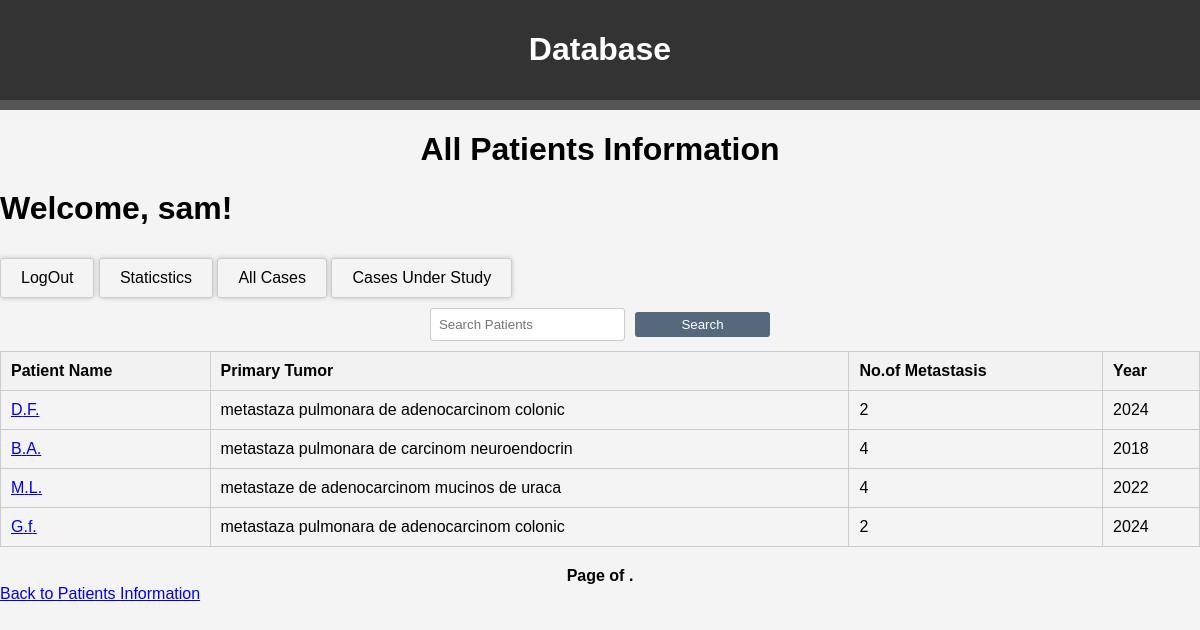
Screenshot of /patients/?study=1 (signed in) with the database file from the repository.
### details/models.py (models this page shows, shortened)
class Patient(models.Model):
    SEX_CHOICES = [('M', 'Male'),('F', 'Female'),('O', 'Other'),]
    LUNG_CHOICES = [('L', 'Left Lung'), ('R', 'Right Lung') , ('B', 'Both Lungs')]
    first_name = models.CharField(max_length=100)
    last_name = models.CharField(max_length=100)
    primary_tumor = models.CharField(max_length=100)
    lung_option = models.CharField(max_length=1, choices=LUNG_CHOICES, blank=True, null=True)
    num_metastasis_left = models.PositiveIntegerField(blank=True, null=True)
    num_metastasis_right = models.PositiveIntegerField(blank=True, null=True)
    date_of_first_presentation = models.DateField(blank=True, null=True)
    ct_images_before = models.ManyToManyField('PatientImage', related_name='before_images', blank=True)
    ct_images_after = models.ManyToManyField('PatientImage', related_name='after_images', blank=True)
    mark_for_study = models.BooleanField(default=False)  # Add this field
    controls = models.ManyToManyField('Control', related_name='patient_controls', blank=True)
    sex = models.CharField(max_length=1, choices=SEX_CHOICES, blank=True, null=True)
    date_of_birth = models.DateField(blank=True, null=True)

### details/views.py (the view)
# urls.py: path('patients/', views.patients_info, name='patients_info'),
@login_required
def patients_info(request):
    search_query = request.GET.get('search', '')
    study = request.GET.get('study', '')
    patients = Patient.objects.all()
    if study == '1':
        patients = patients.filter(mark_for_study=True)
        show_back_to_info = True
    else:
        show_back_to_info = False
    if search_query:
        patients = patients.filter(
            Q(first_name__icontains=search_query) |
            Q(last_name__icontains=search_query) |
            Q(primary_tumor__icontains=search_query)
        )
    items_per_page = 10  # Adjust as needed
    paginator = Paginator(patients, items_per_page)
    page_number = request.GET.get('page')
    page = paginator.get_page(page_number)
    return render(request, 'patients_info.html', {
        'page': page,
        'user': request.user,
        'search_query': search_query,
        'study_filter': study,  # Pass the study filter to the template
        'chart_image_path': 'pie_chart.png',
        'patients': patients,  # Pass the patients queryset to the template
        'show_back_to_info': show_back_to_info,
    })

### templates/patients_info.html (shortened to what this page needs)
{% extends 'base.html' %}
{% block content %}
{% load static %}
<link rel="stylesheet" type="text/css" href="{% static 'styles.css' %}">
<h1 align="center">All Patients Information</h1>
{% if user.is_authenticated %}
    <h1>Welcome, {{ user.username }}!</h1>
    <div class="navbar">
        <a href="{% url 'logout' %}" class="logout-link">LogOut</a>
        <a href="{% url 'generate_pie_chart' %}" class="logout-link">Staticstics</a>
        <a href="{% url 'patients_info' %}" class="logout-link">All Cases</a>
        <a href="{% url 'patients_info' %}?study=1" class="logout-link">Cases Under Study</a>
    </div>
{% endif %}
<div class="search-form">
    <form method="GET" style="display: flex; align-items: center;">
        <input type="text" class="search-input" id="search" name="search" value="{{ search_query }}" placeholder="Search Patients" style="width: 250px; margin-right: 10px;">
        <button type="submit" class="search-button" style="background-color: #55687c; color: white; border: none; padding: 5px 10px; border-radius: 3px; cursor: pointer;">Search</button>
    </form>
</div>
<div class="patient-list">
    {% if patients %}
        <table class="patient-table">
            <thead>
                <tr>
                    <th>Patient Name</th>
                    <th>Primary Tumor</th>
                    <th>No.of Metastasis</th>
                    <th>Year</th>
                </tr>
            </thead>
            <tbody>
                {% for patient in patients %}
                <tr>
                    <td><a href="{% url 'patient_detail' patient.id %}">{{ patient.first_name|first }}.{{ patient.last_name|first }}.</a></td>
                    <td>{{ patient.primary_tumor }}</td>
                    <td>{{ patient.num_metastasis_left|default:0|add:patient.num_metastasis_right|default:0 }}</td>
                    <td>{{ patient.date_of_first_presentation|date:"Y" }}</td>
                </tr>
                {% endfor %}
            </tbody>
        </table>
        <div class="pagination" style="text-align: center; margin-top: 20px;">
            <span class="step-links">
                <span class="current-page">
                    Page {{ patients.number }} of {{ patients.paginator.num_pages }}.
                </span>
            </span>
        </div>
        {% if show_back_to_info %}
         <a href="{% url 'patients_info' %}" class="back-link">Back to Patients Information</a>
        {% endif %}
    {% else %}
        <p>No results found.</p>
        <a href="{% url 'patients_info' %}" class="back-link">Back to patients Information</a>
    {% endif %}
</div>
</body>
{% endblock %}

### details/static/styles.css (style rules this page uses)
.patient-table { width: 100%; border-collapse: collapse; margin-top: 10px; }
.patient-table th, .patient-table td { border: 1px solid #ccc; padding: 10px; text-align: left; }
.patient-table th { background-color: #f2f2f2; font-weight: bold; }
.logout-link { margin-top: 10px; padding: 5px 10px; border-radius: 3px; text-decoration: none; color: #007bff; border: 1px solid #ccc; box-shadow: 0px 0px 5px rgba(0, 0, 0, 0.2); transition: background-color 0.3s, box-shadow 0.3s; }
.search-form { display: flex; align-items: center; justify-content: center; margin-top: 10px; }
.search-input { width: 230px; padding: 5px; border: 1px solid #ccc; border-radius: 3px; margin-right: 5px; }
.pagination { text-align: center; margin-top: 20px; }
.pagination .current-page { font-weight: bold; }
.search-button { background-color: #3173b9; color: white; border: none; padding: 5px 10px; border-radius: 3px; cursor: pointer; }

### templates/base.html (style rules this page uses)
body { background-color: #f4f4f4; margin: 0; padding: 0; font-family: Arial, sans-serif; }
.patient-table { width: 80%; margin: auto; border-collapse: collapse; border: 1px solid #ddd; }
.patient-table th, .patient-table td { padding: 8px; text-align: left; border-bottom: 1px solid #ddd; }
.patient-table th { background-color: #f2f2f2; }
input[type="text"], input[type="password"] { width: 100%; padding: 8px; border: 1px solid #ccc; border-radius: 3px; }
button[type="submit"] { display: block; width: 100%; padding: 10px; background-color: #333; color: white; border: none; border-radius: 3px; cursor: pointer; }

### templates/patients_info.html (style rules this page uses)
.logout-link { display: inline-block; padding: 10px 20px; text-decoration: none; color: #000; }

### rows the page displays
Patient: first_name|first "D", last_name|first "F", primary_tumor "metastaza pulmonara de adenocarcinom colonic", num_metastasis_left|add "2", date_of_first_presentation "2024"
Patient: first_name|first "B", last_name|first "A", primary_tumor "metastaza pulmonara de carcinom neuroendocrin", num_metastasis_left|add "4", date_of_first_presentation "2018"
Patient: first_name|first "M", last_name|first "L", primary_tumor "metastaze de adenocarcinom mucinos de uraca", num_metastasis_left|add "4", date_of_first_presentation "2022"
Patient: first_name|first "G", last_name|first "f", primary_tumor "metastaza pulmonara de adenocarcinom colonic", num_metastasis_left|add "2", date_of_first_presentation "2024"

### other values shown
{{ user.username }} "sam"
